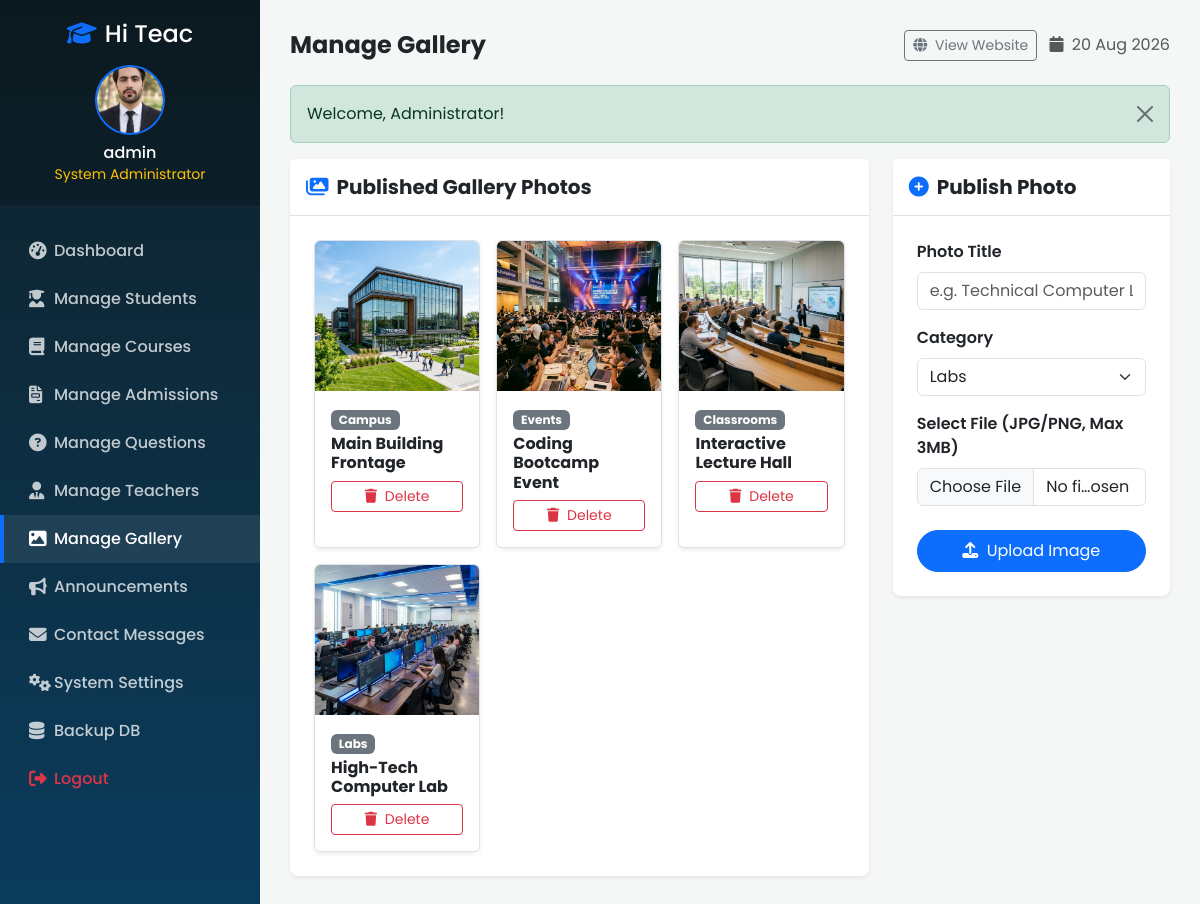
Screenshot of /admin/gallery.php (signed in) with the database file from the repository.
### tables this page shows
CREATE TABLE `gallery` (
  `id` INT AUTO_INCREMENT PRIMARY KEY,
  `title` VARCHAR(150) NOT NULL,
  `image_path` VARCHAR(255) NOT NULL,
  `category` VARCHAR(50) NOT NULL,  
  `created_at` TIMESTAMP DEFAULT CURRENT_TIMESTAMP
);

### admin/gallery.php (the view, shortened to what this page needs)
<?php
$page_title = "Manage Gallery";
require_once dirname(__DIR__) . '/config/config.php';
try {
    $gallery = $pdo->query("SELECT * FROM gallery ORDER BY id DESC")->fetchAll();
} catch (PDOException $e) {
    $gallery = [];
}
include dirname(__DIR__) . '/includes/admin_header.php';
?>
<div class="row g-4">
    <div class="col-lg-8">
        <div class="card border-0 shadow-sm rounded-3">
            <div class="card-header bg-white py-3 border-bottom">
                <h5 class="fw-bold mb-0 text-dark"><i class="fa fa-images text-primary me-2"></i>Published Gallery Photos</h5>
            </div>
            <div class="card-body p-4">
                <?php if (empty($gallery)): ?>
                    <p class="text-muted text-center py-5">No gallery images published.</p>
                <?php else: ?>
                    <div class="row g-3">
                        <?php foreach ($gallery as $item):
                            $img = !empty($item['image_path']) && file_exists(ROOT_PATH . $item['image_path'])
                                ? BASE_URL . $item['image_path']
                                : 'https://images.unsplash.com/photo-1541339907198-e08756dedf3f?w=800&auto=format&fit=crop&q=60';
                        ?>
                            <div class="col-md-4 col-sm-6">
                                <div class="card border h-100 overflow-hidden shadow-sm">
                                    <img src="<?php echo $img; ?>" alt="<?php echo sanitize($item['title']); ?>" class="card-img-top" style="height: 150px; object-fit: cover;">
                                    <div class="card-body p-3">
                                        <span class="badge bg-secondary mb-1 small"><?php echo sanitize($item['category']); ?></span>
                                        <h6 class="fw-bold text-dark mb-2"><?php echo sanitize($item['title']); ?></h6>
                                        <form action="" method="POST" onsubmit="return confirm('Delete this image from gallery?');">
                                            <button type="submit" name="delete_image" class="btn btn-sm btn-outline-danger w-100"><i class="fa fa-trash me-1"></i> Delete</button>
                                        </form>
                                    </div>
                                </div>
                            </div>
                        <?php endforeach; ?>
                    </div>
                <?php endif; ?>
            </div>
        </div>
    </div>
    <div class="col-lg-4">
        <div class="card border-0 shadow-sm rounded-3">
            <div class="card-header bg-white py-3 border-bottom">
                <h5 class="fw-bold mb-0 text-dark"><i class="fa fa-plus-circle text-primary me-2"></i>Publish Photo</h5>
            </div>
            <div class="card-body p-4">
                <form action="" method="POST" enctype="multipart/form-data">
                    <div class="mb-3">
                        <label for="title" class="form-label fw-semibold">Photo Title</label>
                        <input type="text" class="form-control" id="title" name="title" required placeholder="e.g. Technical Computer Laboratory A">
                    </div>
                    <div class="mb-3">
                        <label for="category" class="form-label fw-semibold">Category</label>
                        <select class="form-select" id="category" name="category" required>
                            <option value="Labs">Labs</option>
                        </select>
                    </div>
                    <div class="mb-4">
                        <label for="gallery_file" class="form-label fw-semibold">Select File (JPG/PNG, Max 3MB)</label>
                        <input type="file" class="form-control" id="gallery_file" name="gallery_file" required>
                    </div>
                    <div class="d-grid">
                        <button type="submit" name="upload_image" class="btn btn-primary rounded-pill py-2 text-white">
                            <i class="fa fa-upload me-1"></i> Upload Image
                        </button>
                    </div>
                </form>
            </div>
        </div>
    </div>
</div>
<?php require_once dirname(__DIR__) . '/includes/admin_footer.php'; ?>

### includes/admin_header.php (shortened to what this page needs)
<?php
require_once dirname(__DIR__) . '/config/config.php';
$current_page = basename($_SERVER['PHP_SELF']);
?>
<!DOCTYPE html>
<html lang="en">
<head>
    <link href="https://cdn.jsdelivr.net/npm/bootstrap@5.3.2/dist/css/bootstrap.min.css" rel="stylesheet">
    <link href="https://cdnjs.cloudflare.com/ajax/libs/font-awesome/6.4.2/css/all.min.css" rel="stylesheet">
    <link href="<?php echo BASE_URL; ?>assets/css/style.css" rel="stylesheet">
</head>
<body>
<div class="dashboard-wrapper">
    <nav class="sidebar no-print">
        <div class="sidebar-header text-center">
            <a href="<?php echo BASE_URL; ?>index.php" class="text-white text-decoration-none">
                <h4><i class="fa fa-graduation-cap text-primary me-2"></i>Hi Teac</h4>
            </a>
            <div class="mt-3">
                <img src="<?php echo BASE_URL; ?>assets/images/default-avatar.png" alt="Admin Avatar" class="rounded-circle border border-2 border-primary" style="width: 70px; height: 70px; object-fit: cover; onerror: this.src='https://cdn-icons-png.flaticon.com/512/3135/3135715.png';">
                <h6 class="mt-2 mb-0 text-white"><?php echo sanitize($_SESSION['admin_username'] ?? 'Admin'); ?></h6>
                <small class="text-warning">System Administrator</small>
            </div>
        </div>
        <ul class="sidebar-menu">
            <li class="<?php echo ($current_page == 'dashboard.php') ? 'active' : ''; ?>">
                <a href="<?php echo BASE_URL; ?>admin/dashboard.php">
                    <i class="fa fa-gauge-high"></i> Dashboard
                </a>
            </li>
            <li class="<?php echo ($current_page == 'students.php') ? 'active' : ''; ?>">
                <a href="<?php echo BASE_URL; ?>admin/students.php">
                    <i class="fa fa-user-graduate"></i> Manage Students
                </a>
            </li>
            <li class="<?php echo ($current_page == 'courses.php') ? 'active' : ''; ?>">
                <a href="<?php echo BASE_URL; ?>admin/courses.php">
                    <i class="fa fa-book"></i> Manage Courses
                </a>
            </li>
            <li class="<?php echo ($current_page == 'admissions.php') ? 'active' : ''; ?>">
                <a href="<?php echo BASE_URL; ?>admin/admissions.php">
                    <i class="fa fa-file-invoice"></i> Manage Admissions
                </a>
            </li>
            <li class="<?php echo ($current_page == 'questions.php') ? 'active' : ''; ?>">
                <a href="<?php echo BASE_URL; ?>admin/questions.php">
                    <i class="fa fa-question-circle"></i> Manage Questions
                </a>
            </li>
            <li class="<?php echo ($current_page == 'teachers.php') ? 'active' : ''; ?>">
                <a href="<?php echo BASE_URL; ?>admin/teachers.php">
                    <i class="fa fa-user-tie"></i> Manage Teachers
                </a>
            </li>
            <li class="<?php echo ($current_page == 'gallery.php') ? 'active' : ''; ?>">
                <a href="<?php echo BASE_URL; ?>admin/gallery.php">
                    <i class="fa fa-image"></i> Manage Gallery
                </a>
            </li>
            <li class="<?php echo ($current_page == 'announcements.php') ? 'active' : ''; ?>">
                <a href="<?php echo BASE_URL; ?>admin/announcements.php">
                    <i class="fa fa-bullhorn"></i> Announcements
                </a>
            </li>
            <li class="<?php echo ($current_page == 'contacts.php') ? 'active' : ''; ?>">
                <a href="<?php echo BASE_URL; ?>admin/contacts.php">
                    <i class="fa fa-envelope"></i> Contact Messages
                </a>
            </li>
            <li class="<?php echo ($current_page == 'settings.php') ? 'active' : ''; ?>">
                <a href="<?php echo BASE_URL; ?>admin/settings.php">
                    <i class="fa fa-cogs"></i> System Settings
                </a>
            </li>
            <li class="<?php echo ($current_page == 'backup.php') ? 'active' : ''; ?>">
                <a href="<?php echo BASE_URL; ?>admin/backup.php">
                    <i class="fa fa-database"></i> Backup DB
                </a>
            </li>
            <li>
                <a href="<?php echo BASE_URL; ?>authentication/logout.php" class="text-danger">
                    <i class="fa fa-sign-out-alt"></i> Logout
                </a>
            </li>
        </ul>
    </nav>
    <div class="dashboard-content">
        <div class="d-flex justify-content-between align-items-center mb-4 no-print">
            <h4 class="mb-0 fw-bold"><?php echo isset($page_title) ? $page_title : 'Admin Panel'; ?></h4>
            <div>
                <a href="<?php echo BASE_URL; ?>index.php" class="btn btn-outline-secondary btn-sm me-2" target="_blank">
                    <i class="fa fa-globe me-1"></i> View Website
                </a>
                <span class="text-muted"><i class="fa fa-calendar me-1"></i> <?php echo date('d M Y'); ?></span>
            </div>
        </div>
        <?php display_flash_message(); ?>

### config/config.php (shortened to what this page needs)
<?php
function sanitize($data) {
    if (is_array($data)) {
        foreach ($data as $key => $value) {
            $data[$key] = sanitize($value);
        }
    } else {
        $data = trim($data);
        $data = stripslashes($data);
        $data = htmlspecialchars($data, ENT_QUOTES, 'UTF-8');
    }
    return $data;
}
function display_flash_message() {
    if (isset($_SESSION['flash_msg'])) {
        $msg = $_SESSION['flash_msg'];
        $class = $msg['type'];
        echo '<div class="alert alert-' . $class . ' alert-dismissible fade show" role="alert">
                ' . $msg['message'] . '
                <button type="button" class="btn-close" data-bs-dismiss="alert" aria-label="Close"></button>
              </div>';
    }
}
?>

### includes/admin_footer.php (shortened to what this page needs)
    </div>
</div>
</body>
</html>

### assets/css/style.css (style rules this page uses)
:root { --primary-color: #0d6efd; --primary-hover: #0b5ed7; --dark-accent: #0f2027; --navy-blue: #0b3c5d; --light-blue: #328cc1; --bg-light: #f8f9fa; --text-dark: #212529; --text-muted: #6c757d; --transition-speed: 0.3s; }
body { font-family: 'Poppins', sans-serif; color: var(--text-dark); background-color: #ffffff; overflow-x: hidden; }
.dashboard-wrapper { display: flex; min-height: 100vh; }
.sidebar { width: 260px; background: linear-gradient(180deg, var(--dark-accent) 0%, var(--navy-blue) 100%); color: #fff; transition: all 0.3s; flex-shrink: 0; }
.sidebar-header { padding: 20px; background: rgba(0,0,0,0.2); border-bottom: 1px solid rgba(255,255,255,0.05); }
.sidebar-menu { padding: 20px 0; list-style: none; margin: 0; }
.sidebar-menu li a { display: flex; align-items: center; padding: 12px 25px; color: rgba(255,255,255,0.75); text-decoration: none; font-weight: 500; transition: all 0.2s; border-left: 4px solid transparent; }
.sidebar-menu li a i { width: 25px; font-size: 1.1rem; }
.sidebar-menu li a:hover, .sidebar-menu li.active a { color: #fff; background: rgba(255,255,255,0.08); border-left-color: var(--primary-color); }
.dashboard-content { flex-grow: 1; background-color: #f4f7f6; padding: 30px; overflow-y: auto; }

### rows the page displays
gallery: image_path (picture), category "Campus", title "Main Building Frontage"
gallery: image_path (picture), category "Events", title "Coding Bootcamp Event"
gallery: image_path (picture), category "Classrooms", title "Interactive Lecture Hall"
gallery: image_path (picture), category "Labs", title "High-Tech Computer Lab"

### other values shown
$_SESSION['admin_username'] "admin"
$page_title "Manage Gallery"
$msg['message'] "Welcome, Administrator!"
